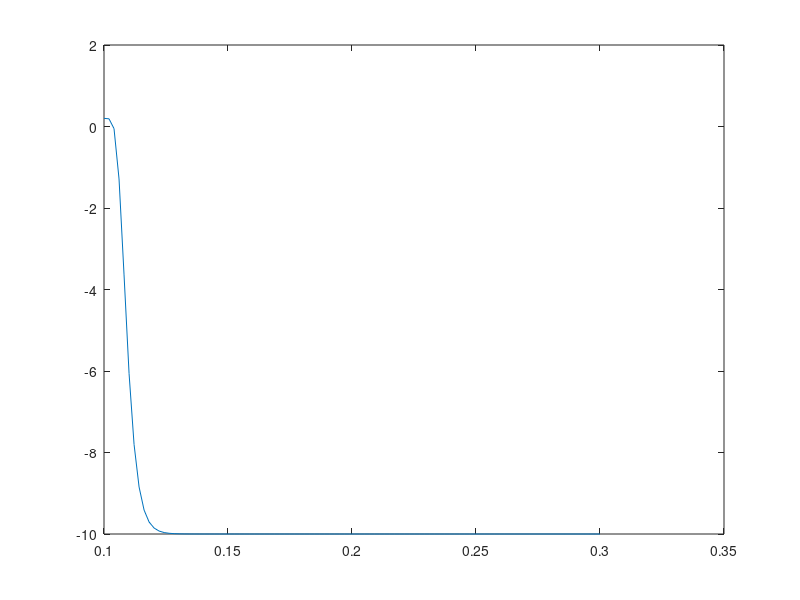

Reproduce this figure in MATLAB.
t=linspace(0.1,0.3,100);
        max = 10;
        min = -0.2;
        t0 = 0.1;
        k = 350;
        a=17;
        tau =-( min+(max-min)*((1./(1+exp(-k*(t-t0)))).^a));
        
        plot(t,tau);